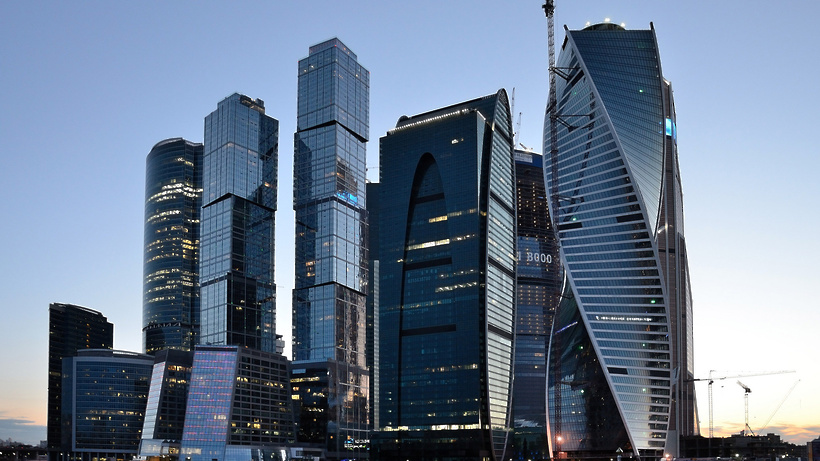
#> input picture notebooks/img/build.jpeg, 820 x 461 px
$ jupyter execute sam.ipynb   (older library calls are emulated)
#> lines starting #> are read from the running program, lines starting #| are printed output that depends on the picture
# Самостоятельное задание

Cоздание файлов с изображениями и применение операторов обнаружения и выделения линий и перепадов изображения на этих изображениях с использованием операторов Собеля, Превитта, Робертса и Лапласа.

[cell 1]
import cv2
import numpy as np
import matplotlib.pyplot as plt

[cell 2]
img = cv2.imread('img/build.jpeg', 0)
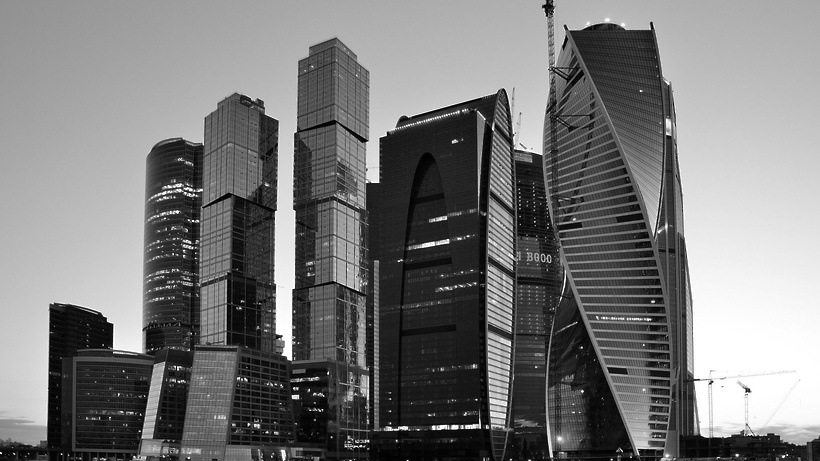
#> img: shape (461, 820); min 0, max 255, mean 120.7

При решении задачи будем использвать операторы Собеля, Превитта и Робертса, для обнаружения и выделения линий, и оператор Лапласа для обнаружения и выделения перепадов изображения.

Применение оператора Собеля

[cell 3]
sobel_x = cv2.Sobel(img, cv2.CV_64F, 1, 0, ksize=5)
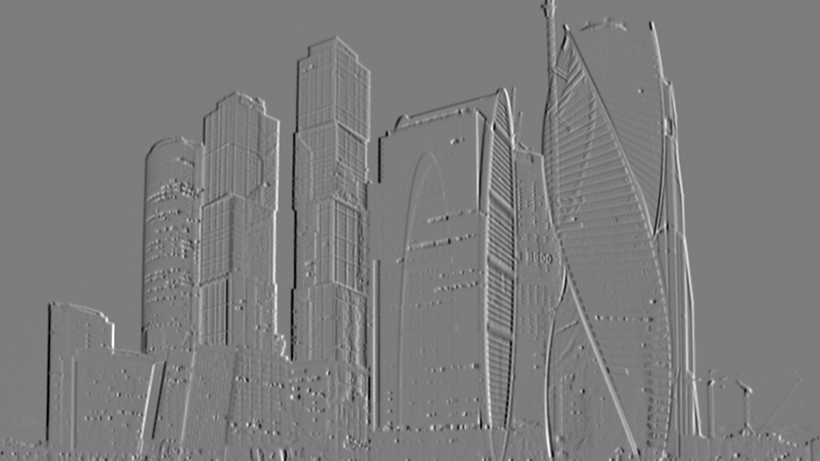
#> sobel_x: shape (461, 820) float64; min -10631, max 11040, mean 6.2; drawn with min black and max white
sobel_y = cv2.Sobel(img, cv2.CV_64F, 0, 1, ksize=5)
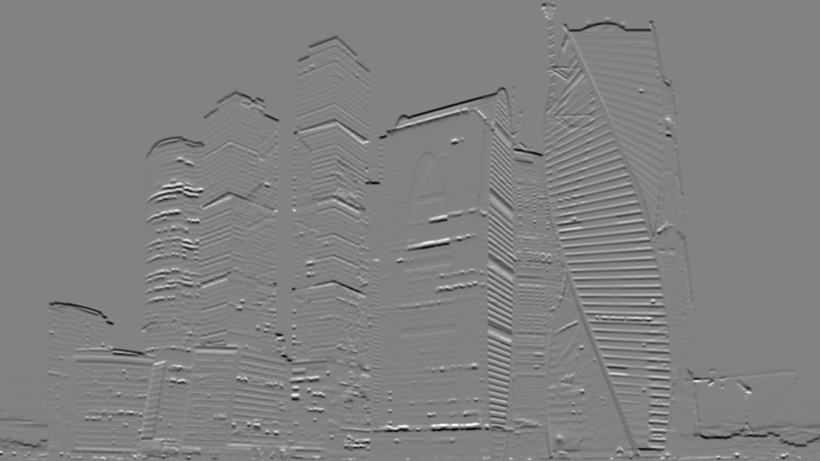
#> sobel_y: shape (461, 820) float64; min -11560, max 11077, mean -33.7; drawn with min black and max white
sobel_xy = cv2.bitwise_or(sobel_x, sobel_y)
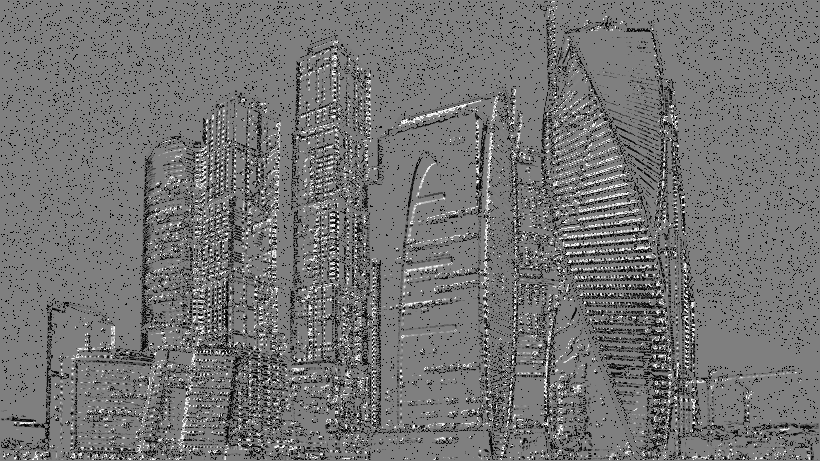
#> sobel_xy: shape (461, 820) float64; 2.04% of the values are NaN or infinite; the others: min -131056, max 131056, mean -8709.1; drawn with min black, max white, NaN and infinite black

Применение оператора Превитта

[cell 4]
prewitt_x = cv2.Sobel(img, cv2.CV_64F, 1, 0, ksize=3)
prewitt_y = cv2.Sobel(img, cv2.CV_64F, 0, 1, ksize=3)
prewitt_xy = cv2.bitwise_or(prewitt_x, prewitt_y)
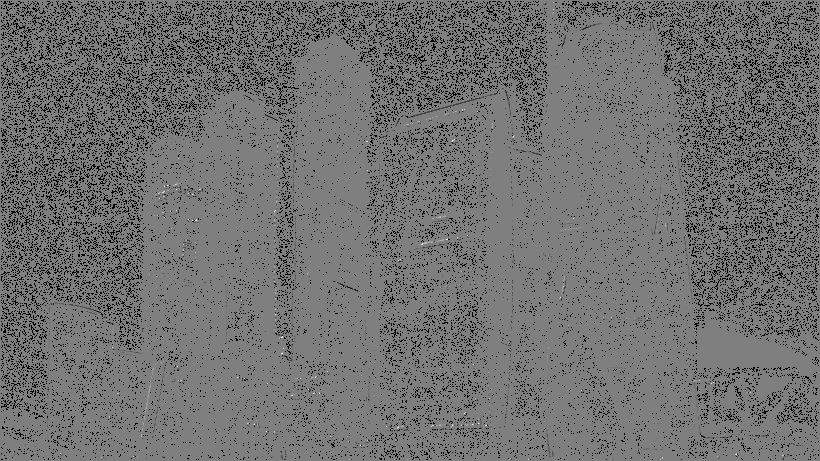
#> prewitt_xy: shape (461, 820) float64; 12.15% of the values are NaN or infinite; the others: min -130944, max 130944, mean -405.4; drawn with min black, max white, NaN and infinite black

Применение оператора Робертса

[cell 5]
roberts_cross = np.array([[1, 0], [0, -1]])

roberts_x = cv2.filter2D(img, -1, roberts_cross)
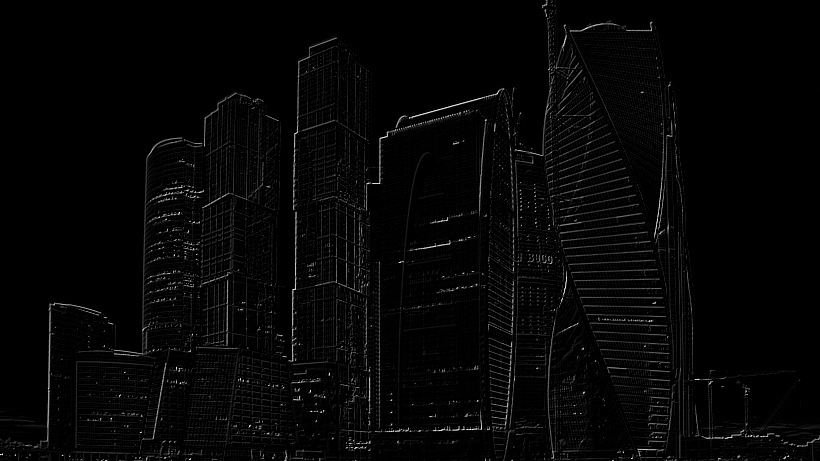
#> roberts_x: shape (461, 820); min 0, max 246, mean 5.9
roberts_y = cv2.filter2D(np.flip(img, axis=1), -1, roberts_cross)
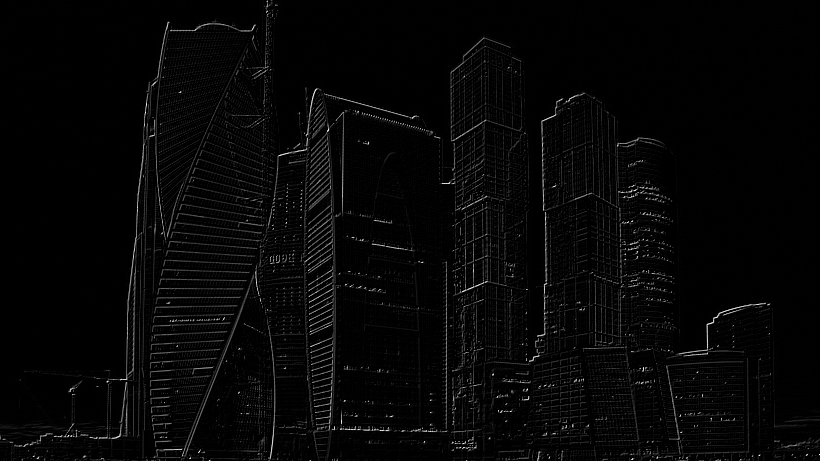
#> roberts_y: shape (461, 820); min 0, max 251, mean 6.2
roberts_y = np.flip(roberts_y, axis=1)
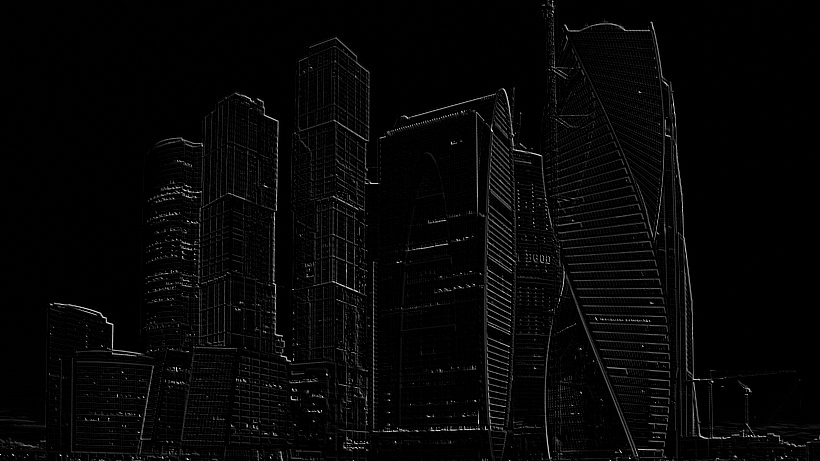
#> roberts_y: shape (461, 820); min 0, max 251, mean 6.2
roberts_xy = cv2.bitwise_or(roberts_x, roberts_y)
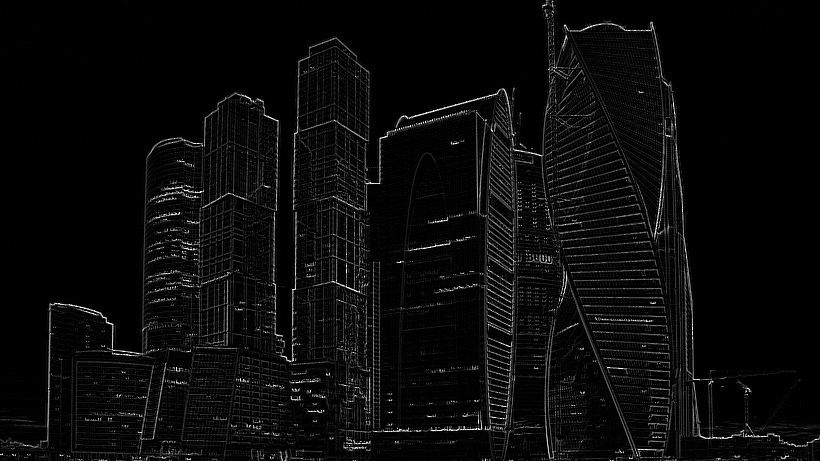
#> roberts_xy: shape (461, 820); min 0, max 255, mean 10.3

Создание изображения с перепадами изображения

[cell 6]
img_grad = cv2.imread('img/build.jpeg', 0)

Применение оператора Лапласа для обнаружения и выделения перепадов изображения

[cell 7]
laplacian = cv2.Laplacian(img_grad, cv2.CV_64F)
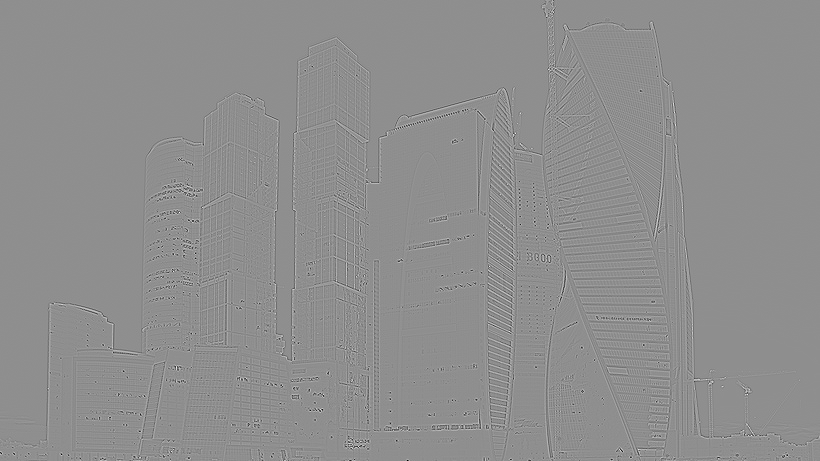
#> laplacian: shape (461, 820) float64; min -735, max 577, mean 0; drawn with min black and max white

[cell 8]
plt.figure(figsize=(15,15))
plt.subplot(231), plt.imshow(img), plt.title('Original')
plt.subplot(232), plt.imshow(sobel_xy), plt.title('Sobel')
plt.subplot(233), plt.imshow(prewitt_xy), plt.title('Prewitt')

plt.show();

[cell 9]
plt.figure(figsize=(15,15))
plt.subplot(234), plt.imshow(roberts_xy), plt.title('Roberts')
plt.subplot(235), plt.imshow(img_grad, cmap='gray'), plt.title('Gradient')
plt.show();

$ run again, with notebooks/img/house.jpeg copied over notebooks/img/build.jpeg
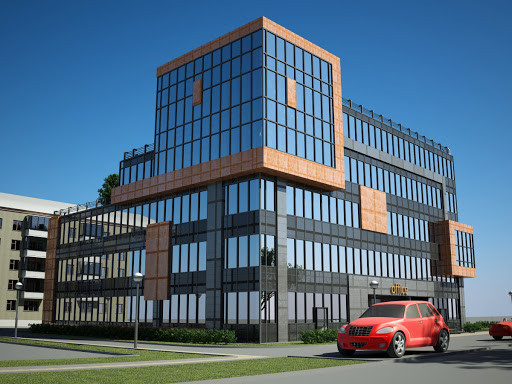
#> input picture notebooks/img/house.jpeg, 512 x 384 px
#> `roberts_xy = cv2.bitwise_or(roberts_x, roberts_y)`:
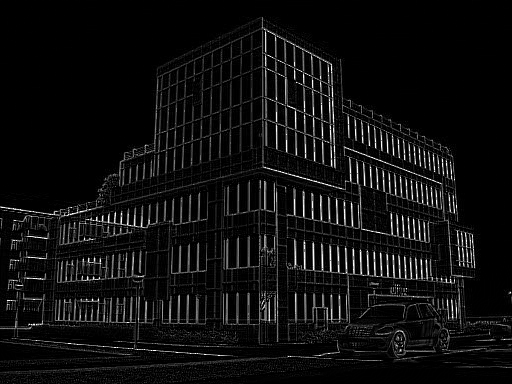
#> roberts_xy: shape (384, 512); min 0, max 255, mean 14.7
#> `laplacian = cv2.Laplacian(img_grad, cv2.CV_64F)`:
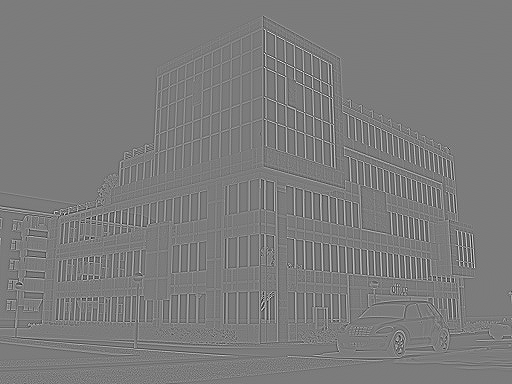
#> laplacian: shape (384, 512) float64; min -444, max 468, mean 0; drawn with min black and max white

$ run again, with notebooks/img/cat.jpg copied over notebooks/img/build.jpeg
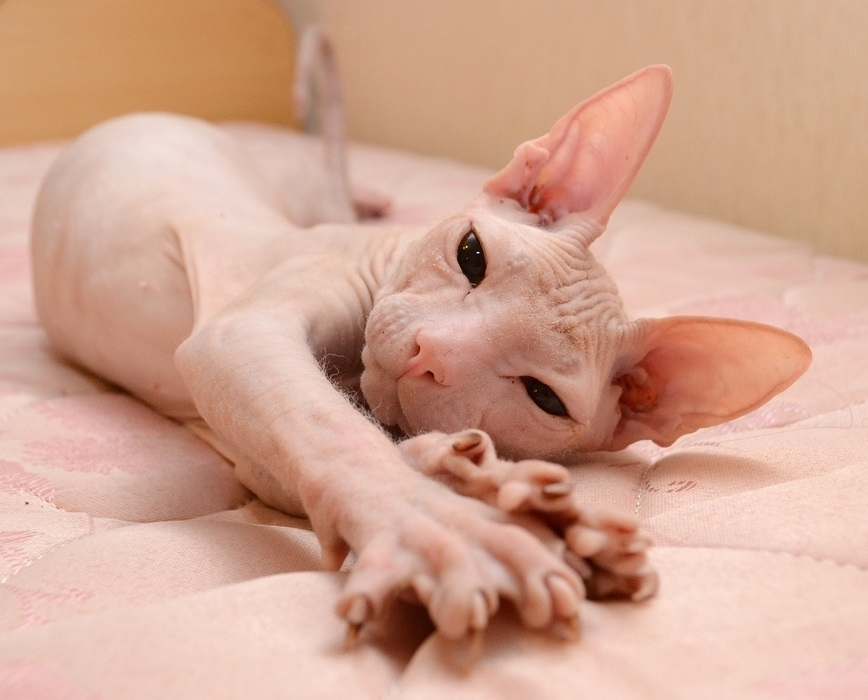
#> input picture notebooks/img/cat.jpg, 868 x 700 px
#> `laplacian = cv2.Laplacian(img_grad, cv2.CV_64F)`:
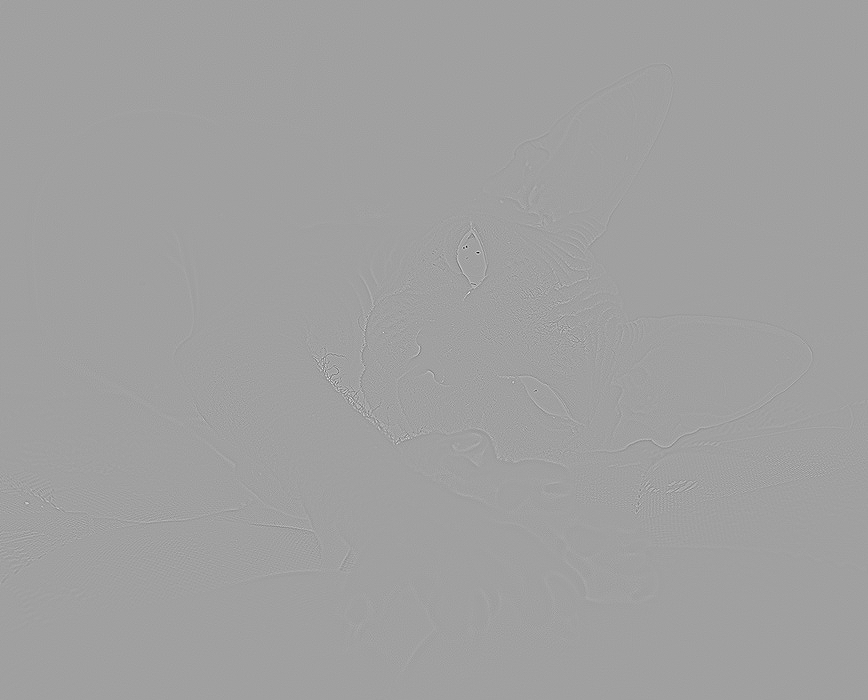
#> laplacian: shape (700, 868) float64; min -515, max 303, mean 0; drawn with min black and max white
